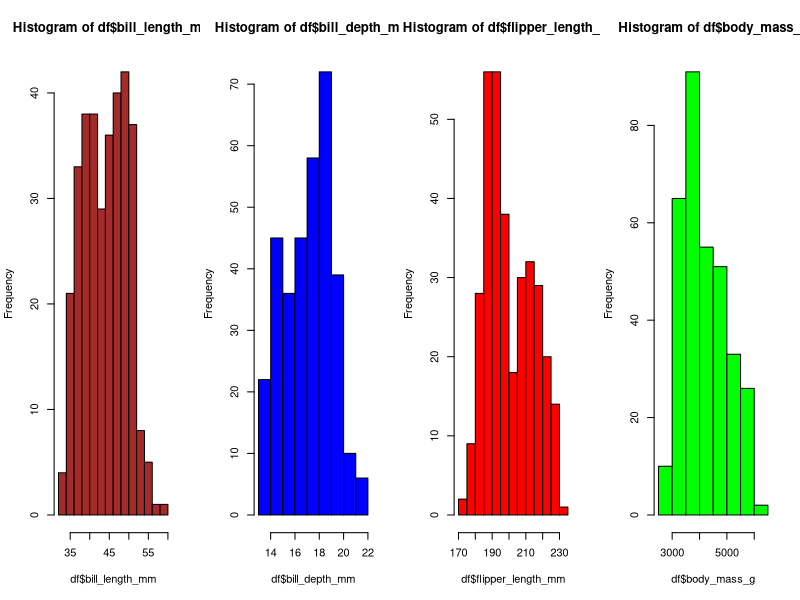
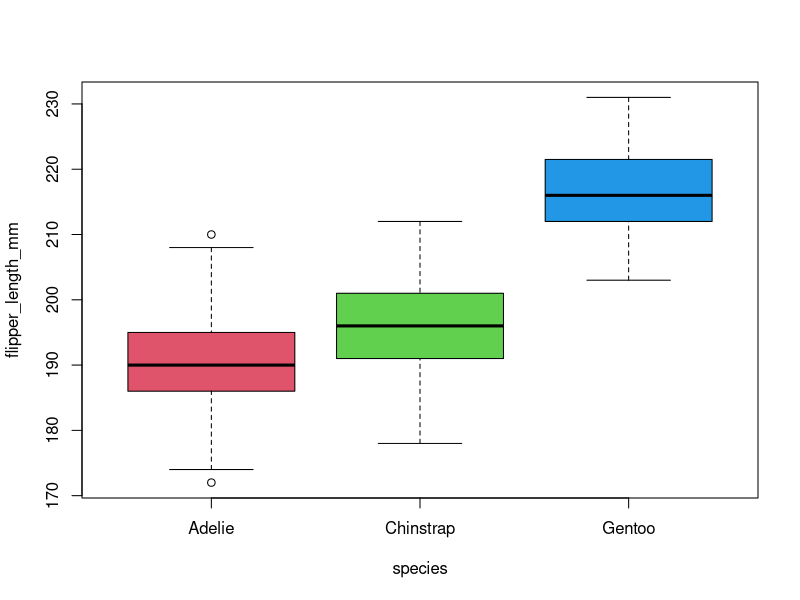

Write R code to recreate these figures, in order. (Note: this script raises an error after producing the figures.)
install.packages('palmerpenguins')
library(palmerpenguins)
df <-  na.omit(penguins)

# 종별 비율 표시
table(df$species)
prop.table(table(df$species))

tapply(df$species,
       INDEX = list(df$species),
       FUN = length)

# 각 종별로 어떤 섬에 서식하고 있는지 교차표를 만들어보자.
table(df$island, df$species)

# gmodels 패키지의 CrossTable() 함수를 이용하여 교차표를 만들어보자
install.packages('gmodels')
library(gmodels)
CrossTable(df$species, df$island)

# 4가지 수치형 변수의 파티션을 par()함수를 통해서 히스토그램을 그려보자
par(mfrow = c(1, 4))
hist(df$bill_length_mm, col = 'brown')
hist(df$bill_depth_mm, col = 'blue')
hist(df$flipper_length_mm, col = 'red')
hist(df$body_mass_g, col = 'green')
par(mfrow = c(1,1))


#psych 패키지의 describe() 함수를 활용해서 컬럼별 정보를 확인해보자
install.packages('psych')
library(psych)
describe(df)


tapply(df$bill_depth_mm,
       INDEX = list(speceis = df$species),
       FUN = mean)

#
boxplot(flipper_length_mm ~ species,
        data = df,
        col = 2:4)

describe(df$flipper_length_mm)

df[df$flipper_length_mm == boxplot.stats(df$flipper_length_mm)$out,]

df <-  data.frame(df)
adelie <- split(df, df$species)$Adelie
adelie
outlier <- boxplot.stats(adelie$flipper_length_mm)$out
outlier
df[df$flipper_length_mm %in% outlier,]


ord <- order(df$flipper_length_mm, -df$body_mass_g)
ord

df[ord,]
head(df[ord, 5:6], n = 10)
